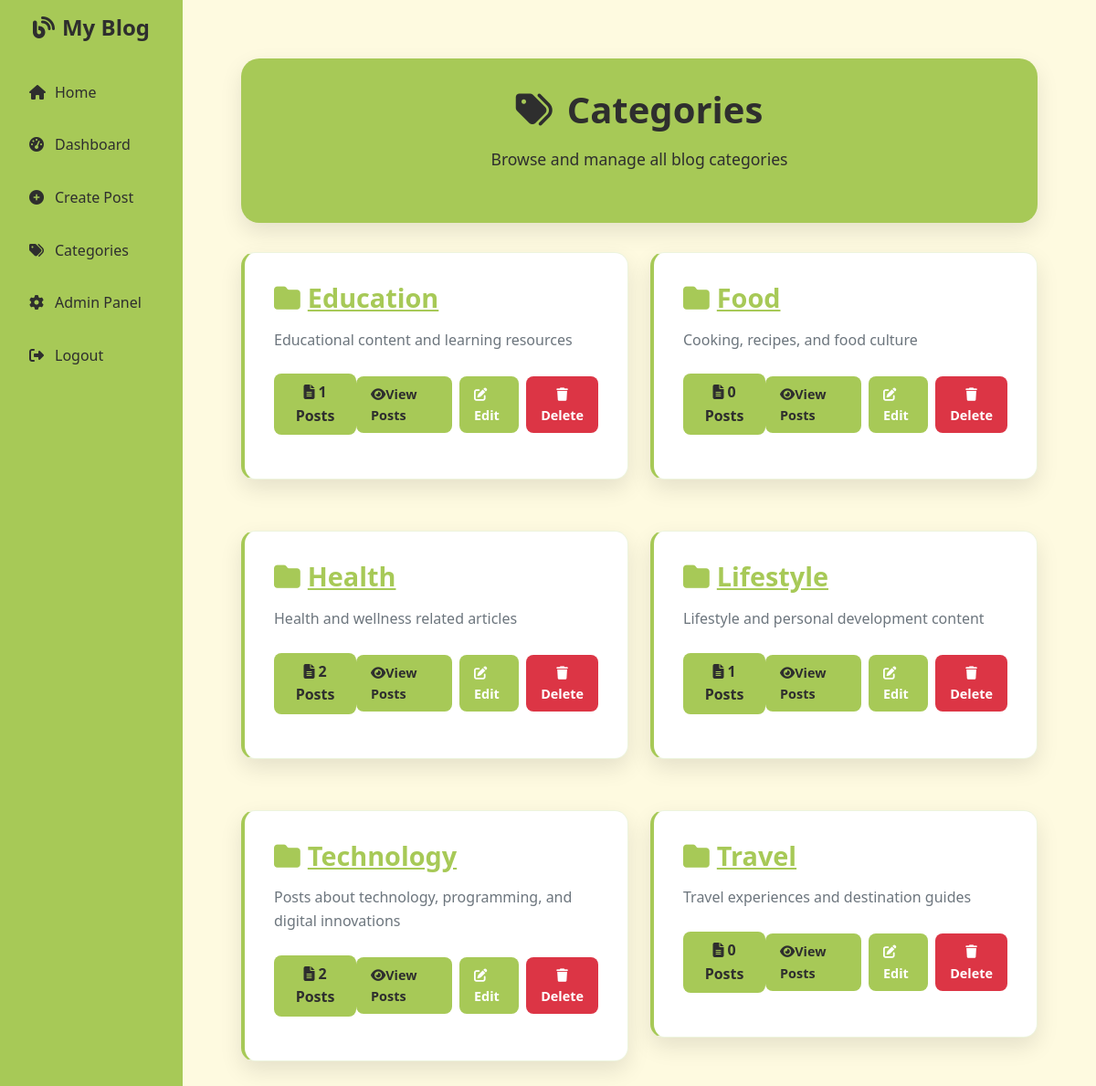
Screenshot of /category.php (signed in) with the database file from the repository.
### tables this page shows
CREATE TABLE IF NOT EXISTS categories (
    id INT AUTO_INCREMENT PRIMARY KEY,
    name VARCHAR(100) NOT NULL,
    description TEXT,
    slug VARCHAR(100) UNIQUE,
    created_at TIMESTAMP DEFAULT CURRENT_TIMESTAMP,
    updated_at TIMESTAMP DEFAULT CURRENT_TIMESTAMP ON UPDATE CURRENT_TIMESTAMP
);

### category.php (the view, shortened to what this page needs)
<?php
include 'db.php';
$categories = $conn->query("SELECT categories.*, COUNT(posts.id) as post_count
                           FROM categories
                           LEFT JOIN posts ON categories.id = posts.category_id
                           GROUP BY categories.id
                           ORDER BY categories.name")->fetchAll();
?>
<!DOCTYPE html>
<html lang="en">
<head>
  <link href="https://cdn.jsdelivr.net/npm/bootstrap@5.3.0/dist/css/bootstrap.min.css" rel="stylesheet">
  <link href="https://cdnjs.cloudflare.com/ajax/libs/font-awesome/6.4.0/css/all.min.css" rel="stylesheet">
  <link href="styles.css" rel="stylesheet">
</head>
<body>
  <div class="container-fluid">
    <div class="row">
      <div class="col-md-3 col-lg-2 sidebar">
        <h4 class="text-center"><i class="fas fa-blog me-2"></i>My Blog</h4>
        <a href="home.php"><i class="fas fa-home"></i>Home</a>
        <a href="dashboard.php"><i class="fas fa-tachometer-alt"></i>Dashboard</a>
        <a href="create_post.php"><i class="fas fa-plus-circle"></i>Create Post</a>
        <a href="category.php" class="active"><i class="fas fa-tags"></i>Categories</a>
        <a href="admin.php"><i class="fas fa-cog"></i>Admin Panel</a>
        <a href="logout.php"><i class="fas fa-sign-out-alt"></i>Logout</a>
      </div>
      <div class="col-md-9 col-lg-10 main-content">
        <div class="category-container">
          <div class="category-header animate-fade-in-down">
            <h1 class="animate-slide-in-left stagger-1"><i class="fas fa-tags me-3"></i>Categories</h1>
            <p class="animate-slide-in-left stagger-2">Browse and manage all blog categories</p>
          </div>
          <?php if (count($categories) > 0): ?>
            <div class="row">
              <?php foreach ($categories as $index => $category): ?>
                <div class="col-lg-6 col-md-6 mb-4">
                  <div class="category-card animate-fade-in-up" style="animation-delay: <?= ($index * 0.1) ?>s;">
                    <div class="category-content">
                      <h3 class="category-title">
                        <a href="category_posts.php?id=<?= $category['id'] ?>">
                          <i class="fas fa-folder me-2"></i><?= htmlspecialchars($category['name']) ?>
                        </a>
                      </h3>
                      <p class="category-description">
                        <?= htmlspecialchars($category['description'] ?? 'No description available') ?>
                      </p>
                      <div class="category-meta">
                        <div class="category-stats">
                          <div class="stat-item">
                            <i class="fas fa-file-alt me-1"></i><?= $category['post_count'] ?> Posts
                          </div>
                        </div>
                        <div class="category-actions">
                          <a href="category_posts.php?id=<?= $category['id'] ?>" class="btn-category btn-view">
                            <i class="fas fa-eye"></i>View Posts
                          </a>
                          <?php if ($_SESSION['user_id'] == 1):  ?>
                            <a href="edit_category.php?id=<?= $category['id'] ?>" class="btn-category btn-edit">
                              <i class="fas fa-edit"></i>Edit
                            </a>
                            <form method="POST" style="display: inline;" onsubmit="return confirm('Are you sure you want to delete this category?')">
                              <button type="submit" name="delete_category" class="btn-category btn-delete">
                                <i class="fas fa-trash"></i>Delete
                              </button>
                            </form>
                          <?php endif; ?>
                        </div>
                      </div>
                    </div>
                  </div>
                </div>
              <?php endforeach; ?>
            </div>
          <?php endif; ?>
        </div>
      </div>
    </div>
  </div>
</body>
</html>

### styles.css (style rules this page uses)
:root { --pistachio: #a7c957; --beige: #fefae0; --dark: #2e2e2e; --light: #ffffff; --shadow: rgba(0,0,0,0.1); --primary: #a7c957; --gray-400: #6c757d; --blue: #a7c957; --primary-blue: #a7c957; }
.animate-fade-in-up { animation: fadeInUp 0.8s ease-out both; }
.animate-fade-in-down { animation: fadeInDown 0.8s ease-out both; }
.animate-slide-in-left { animation: slideInLeft 0.8s ease-out both; }
.stagger-1 { animation-delay: 0.1s; }
.stagger-2 { animation-delay: 0.2s; }
body { font-family: 'Segoe UI', Tahoma, Geneva, Verdana, sans-serif; background-color: var(--beige); color: var(--dark); line-height: 1.6; }
.post-title, .post-header h1, .recent-post-title, .card-title a, .category-title a { color: #a7c957 !important; text-decoration: underline !important; transition: color 0.3s ease; }
.sidebar { background: var(--pistachio); min-height: 100vh; padding: 1rem; }
.sidebar h4 { color: var(--dark); font-weight: 700; margin-bottom: 2rem; }
.sidebar a { color: var(--dark); text-decoration: none; padding: 0.75rem 1rem; border-radius: 8px; margin-bottom: 0.5rem; transition: all 0.3s ease; display: block; }
.sidebar a i { margin-right: 0.5rem; width: 20px; }
.main-content { padding: 2rem; background-color: var(--beige); min-height: 100vh; }

### category.php (style rules this page uses)
.category-container { max-width: 1200px; margin: 0 auto; padding: 2rem; }
.category-header { background: var(--pistachio); color: var(--dark); padding: 2rem; border-radius: 20px; margin-bottom: 2rem; text-align: center; box-shadow: 0 10px 25px var(--shadow); }
.category-header h1 { font-weight: 700; margin-bottom: 1rem; font-size: 2.5rem; }
.category-header p { font-size: 1.1rem; opacity: 0.9; margin-bottom: 1.5rem; }
.category-card { background: var(--light); border-radius: 15px; box-shadow: 0 10px 25px var(--shadow); margin-bottom: 2rem; overflow: hidden; transition: all 0.3s ease; border: 1px solid rgba(167, 201, 87, 0.2); border-left: 4px solid var(--pistachio); }
.category-content { padding: 2rem; }
.category-title { color: #a7c957 !important; font-weight: 700; margin-bottom: 1rem; font-size: 1.8rem; text-decoration: none; transition: color 0.3s ease; }
.category-title a { color: #a7c957 !important; text-decoration: none; }
.category-description { color: #6c757d; line-height: 1.6; margin-bottom: 1.5rem; }
.category-meta { display: flex; justify-content: space-between; align-items: center; margin-bottom: 1rem; }
.category-stats { display: flex; gap: 1rem; }
.stat-item { text-align: center; padding: 0.5rem 1rem; background: #a7c957; border-radius: 8px; color: #2e2e2e; font-weight: 600; }
.category-actions { display: flex; gap: 0.5rem; }
.btn-category { padding: 0.5rem 1rem; border-radius: 8px; font-weight: 600; text-decoration: none; transition: all 0.3s ease; border: none; font-size: 0.9rem; }
.btn-view { background: #a7c957; color: #2e2e2e; }
.btn-edit { background: #a7c957; color: white; }
.btn-delete { background: #dc3545; color: white; }
.sidebar { background: #a7c957; min-height: 100vh; padding: 1rem; }
.sidebar h4 { color: #2e2e2e; font-weight: 700; margin-bottom: 2rem; }
.sidebar a { color: #2e2e2e; text-decoration: none; padding: 0.75rem 1rem; border-radius: 8px; margin-bottom: 0.5rem; transition: all 0.3s ease; display: block; }
.sidebar a i { margin-right: 0.5rem; width: 20px; }
.main-content { padding: 2rem; background-color: var(--beige); min-height: 100vh; }

### rows the page displays
categories: name "Education", description "Educational content and learning resources", post_count "1"
categories: name "Food", description "Cooking, recipes, and food culture", post_count "0"
categories: name "Health", description "Health and wellness related articles", post_count "2"
categories: name "Lifestyle", description "Lifestyle and personal development content", post_count "1"
categories: name "Technology", description "Posts about technology, programming, and digital innovations", post_count "2"
categories: name "Travel", description "Travel experiences and destination guides", post_count "0"
